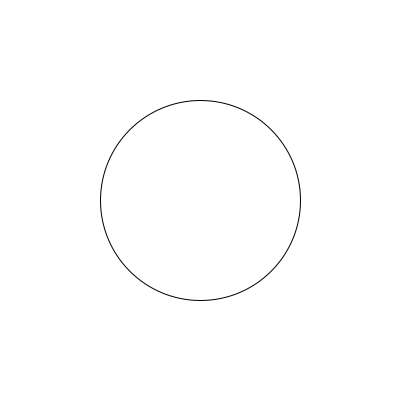
Frame 1 (no input)
Frame 60 (the mouse pressed at the canvas centre just before this capture): identical to frame 1, image omitted
Frame 120 (the mouse held since frame 60 and released just before this capture): identical to frame 1, image omitted

The Processing sketch that drew this single still picture (run headless with seeded random() and noise(); from frame 60 on, the mouse is pressed at the canvas centre):

// Processing sketch: VallendeBallen_1
// ── VallendeBallen_1.pde
void setup(){
size(400,400);
}

void draw(){
  int BallX = 200;
  int BallY = 200;
  int Diameter = 200;
  background(255);
  circle(BallX, BallY, Diameter);
}
